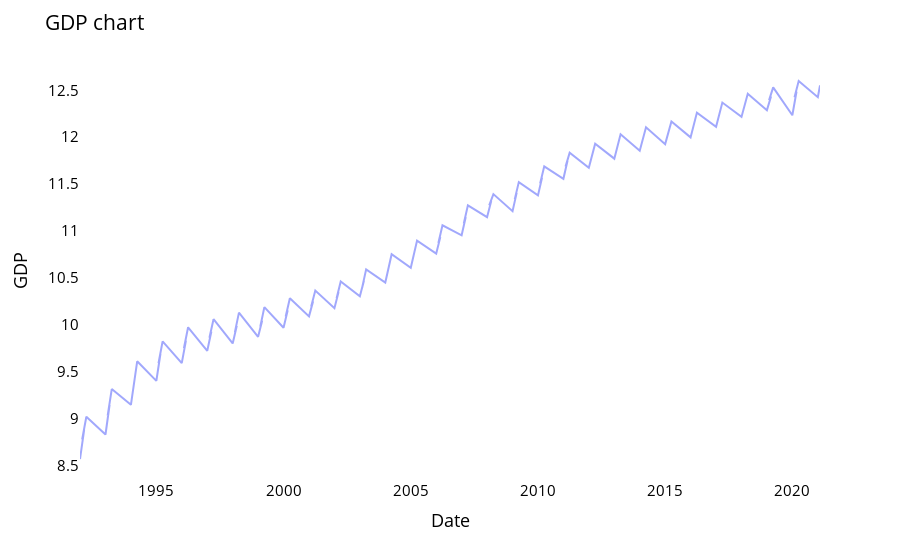

The cell this chart's notebook holds for it:
### Code cell
import math
df['GDP'] = df['GDP'].apply(lambda x: math.log(x))

fig = px.line(df, x=df.Date, y=df.GDP)
fig.update_traces(marker_line_width=2, opacity=0.6)
fig.update_layout(title_text='GDP chart', plot_bgcolor='white', font_size=15, font_color='black')
fig.update_xaxes(showgrid=False)
fig.update_yaxes(showgrid=False)
fig.show()
